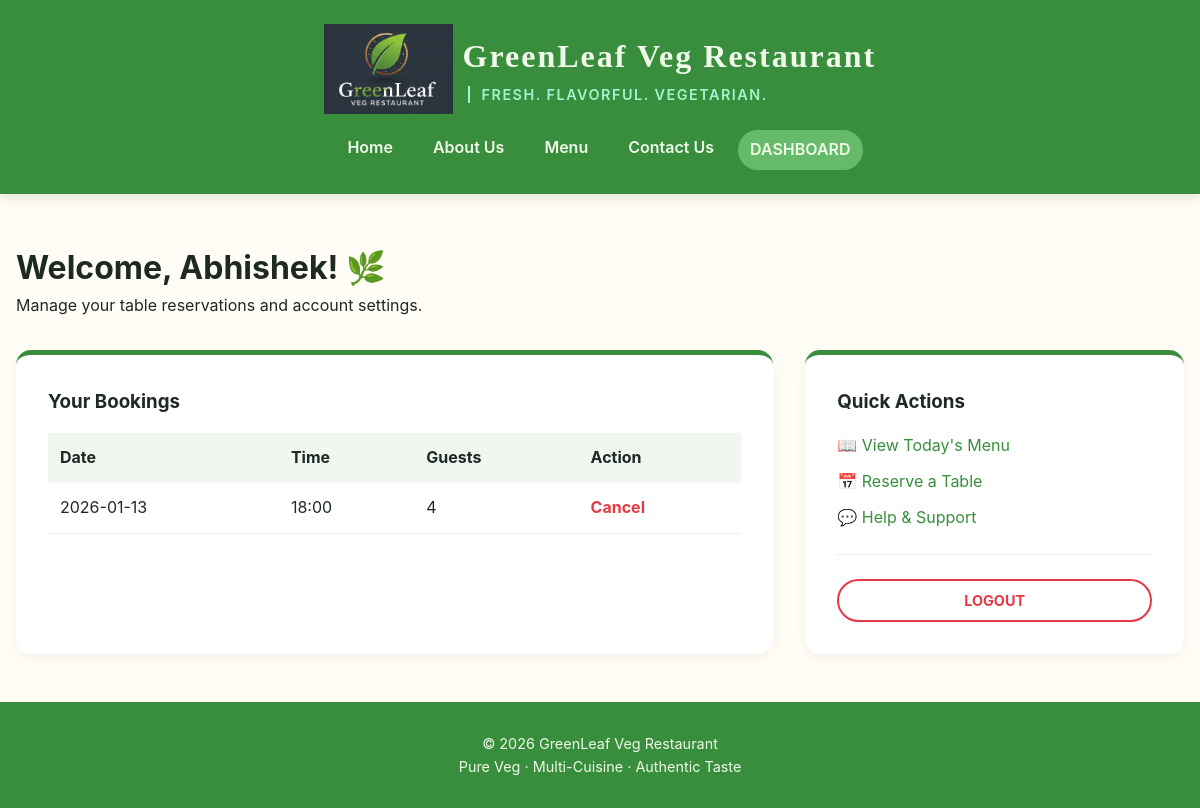
The page /dashboard.php (signed in) on the database as committed earlier.
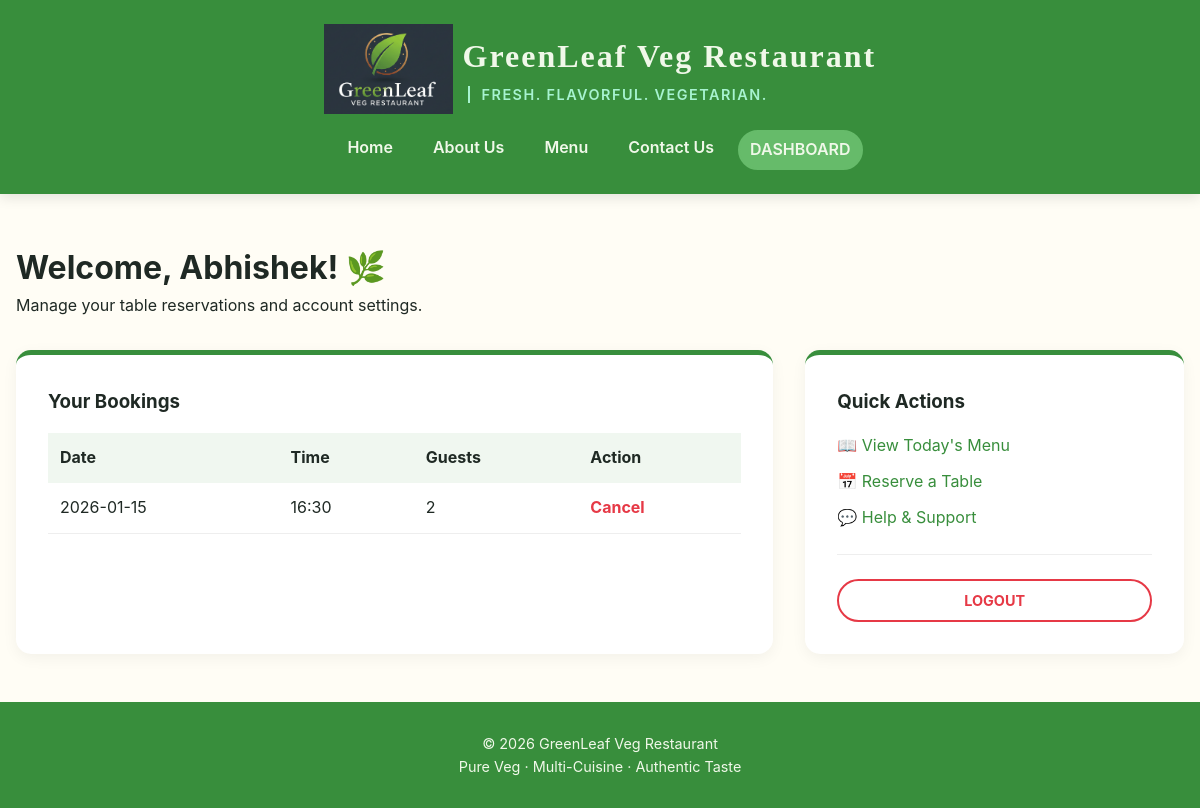
The same page on the database as committed later.
### tables this page shows
CREATE TABLE `reservations` (
  `id` int(11) NOT NULL,
  `name` varchar(100) NOT NULL,
  `email` varchar(100) NOT NULL,
  `phone` varchar(20) NOT NULL,
  `guests` int(11) NOT NULL,
  `reservation_date` date NOT NULL,
  `reservation_time` varchar(5) NOT NULL,
  `user_id` int(11) DEFAULT NULL,
  `status` enum('pending','ongoing','completed','cancelled') DEFAULT 'pending',
  `created_at` timestamp NOT NULL DEFAULT current_timestamp() ON UPDATE current_timestamp()
);

### dashboard.php (the view, shortened to what this page needs)
<?php
require 'config.php';
$user_id = $_SESSION['user_id'];
$user_name = $_SESSION['user_name'];
$stmt = $dbh->prepare("SELECT * FROM reservations WHERE user_id = ? ORDER BY reservation_date DESC");
$stmt->execute([$user_id]);
$bookings = $stmt->fetchAll();
?>
<!DOCTYPE html>
<html lang="en">
<head>
    <link rel="stylesheet" href="assets/css/index-styles.css" type="text/css">
    <link rel="stylesheet" href="assets/css/dashboard-styles.css" type="text/css">
</head>
<body>
    <?php include 'header.php'; ?>
    <div class="dashboard-wrapper">
        <header class="page-intro">
            <h1 class="main-title">Welcome, <?php echo htmlspecialchars($user_name); ?>! 🌿</h1>
            <p class="subtitle">Manage your table reservations and account settings.</p>
        </header>
        <div class="dashboard-grid">
            <section class="dashboard-card">
                <h3>Your Bookings</h3>
                <div class="table-container" style="overflow-x: auto;">
                    <table style="width:100%; border-collapse: collapse; margin-top: 1rem;">
                        <tr style="background: #f0f7f0; text-align: left;">
                            <th style="padding: 12px;">Date</th>
                            <th style="padding: 12px;">Time</th>
                            <th style="padding: 12px;">Guests</th>
                            <th style="padding: 12px;">Action</th>
                        </tr>
                        <?php if($bookings): ?>
                            <?php foreach($bookings as $row): ?>
                            <tr style="border-bottom: 1px solid #eee;">
                                <td style="padding: 12px;"><?php echo $row['reservation_date']; ?></td>
                                <td style="padding: 12px;"><?php echo $row['reservation_time']; ?></td>
                                <td style="padding: 12px;"><?php echo $row['guests']; ?></td>
                                <td style="padding: 12px;"><a href="cancel-booking.php?id=<?php echo $row['id']; ?>"
                                    onclick="return confirm('Are you sure you want to cancel this reservation?');"
                                    style="color: #e63946; font-weight: bold; text-decoration: none;">
                                    Cancel
                                    </a>
                                </td>
                            </tr>
                            <?php endforeach; ?>
                        <?php else: ?>
                            <tr><td colspan="4" style="padding: 20px; text-align: center;">No bookings yet. <a href="reservation.php" class="text-link" style="text-decoration-line: underline;">Book a table now!</a></td></tr>
                        <?php endif; ?>
                    </table>
                </div>
            </section>
            <aside class="dashboard-card">
                <h3>Quick Actions</h3>
                <ul style="list-style: none; padding: 0; margin-top: 1rem;">
                    <li style="margin-bottom: 10px;"><a href="menu.php" style="text-decoration: none; color: var(--color-primary-green);">📖 View Today's Menu</a></li>
                    <li style="margin-bottom: 10px;"><a href="reservation.php" style="text-decoration: none; color: var(--color-primary-green);">📅 Reserve a Table</a></li>
                    <li style="margin-bottom: 10px;"><a href="contact.php" style="text-decoration: none; color: var(--color-primary-green);">💬 Help & Support</a></li>
                </ul>
                <hr style="margin: 1.5rem 0; border: 0; border-top: 1px solid #eee;">
                <a href="logout.php" class="nav-btn logout-btn" style="display: block; text-align: center;">Logout</a>
            </aside>
        </div>
    </div>
    <?php include 'footer.php'; ?>
</body>
</html>

Rows that differ between the two databases and show on the page:
changed reservations: reservation_date "2026-01-13" → "2026-01-15"; reservation_time "18:00" → "16:30"; guests "4" → "2"
